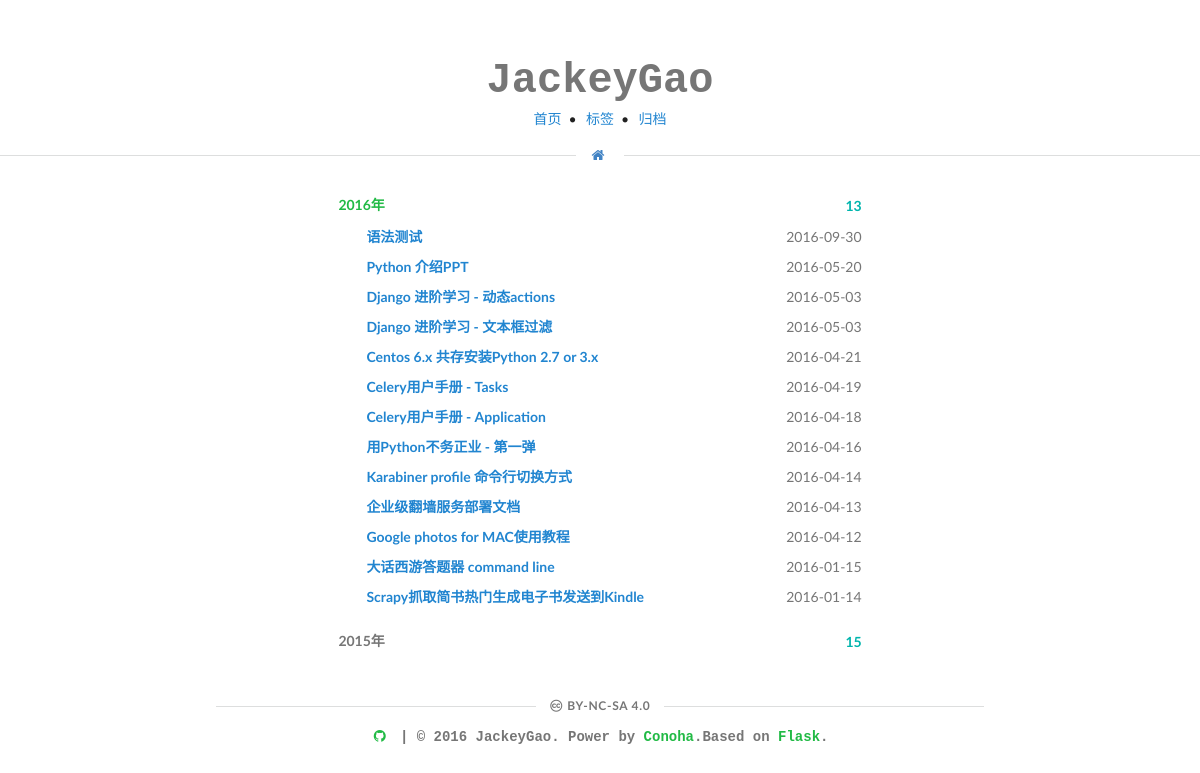
/archives/, run on the app's committed database.
### db.py (models this page shows, shortened)
class Post(Model):
    filename = CharField()
    time = DateTimeField()
    title = CharField()
    tags = CharField()
    content = TextField()
    class Meta:
        primary_key = CompositeKey('title')
        database = db

### server.py (the view)
@app.route('/archives/')
def archives():
    data = defaultdict(list)
    posts = Post.select().order_by(Post.time.desc())
    for post in posts:
        data[post.time.year].append(post)
    return render_template('archives.html', **locals())

### templates/archives.html (shortened to what this page needs)
{% extends "base.html" %}
{% block content %}
{% for year, posts in data.items() %}
  <div class="ui year-header selection list" style="margin: 0px 0px;">
    <div class="item" data-year="{{ year }}">
      <div class="right floated content">
      <h5 class="ui teal header" style="margin-bottom: 0px;">
        {{ posts|length }}
      </h5>
      </div>
      <div class="content">
        <div class="header"><span class="grey text">{{ year }}年</span></div>
      </div>
    </div>
  </div>
  <div id="{{ year }}-items" class="ui selection list" style="margin-top: 0px;margin-left: 28px;display: none;">
    {% for post in posts|sort(attribute='time', reverse=True) %}
    <div class="item">
      <div class="right floated content">
        <span class="grey text">{{ post.time.strftime('%Y-%m-%d') }}</span>
      </div>
      <div class="content">
        <div class="header"><a href="/post/{{ post.title }}"><span class="blue text">{{ post.title }}</span></a></div>
      </div>
    </div>
    {% endfor %}
  </div>
{% endfor %}
{% endblock %}

### static/style.css (style rules this page uses)
html, body, #container { height: 100%; margin: 0; padding: 0; }
.markdown h1,h2,h3,h4,h5 { color: #767676; margin: 5px 0px; }

### data on the page
Post: time "2016-09-30", title "语法测试"
Post: time "2016-05-20", title "Python 介绍PPT"
Post: time "2016-05-03", title "Django 进阶学习 - 动态actions"
Post: time "2016-05-03", title "Django 进阶学习 - 文本框过滤"
Post: time "2016-04-21", title "Centos 6.x 共存安装Python 2.7 or 3.x"
Post: time "2016-04-19", title "Celery用户手册 - Tasks"
Post: time "2016-04-18", title "Celery用户手册 - Application"
Post: time "2016-04-16", title "用Python不务正业 - 第一弹"
Post: time "2016-04-14", title "Karabiner profile 命令行切换方式"
Post: time "2016-04-13", title "企业级翻墙服务部署文档"
Post: time "2016-04-12", title "Google photos for MAC使用教程"
Post: time "2016-01-15", title "大话西游答题器 command line"
Post: time "2016-01-14", title "Scrapy抓取简书热门生成电子书发送到Kindle"

### other printed values
{{ posts|length }} "13" "15"
{{ year }} "2016" "2015"
